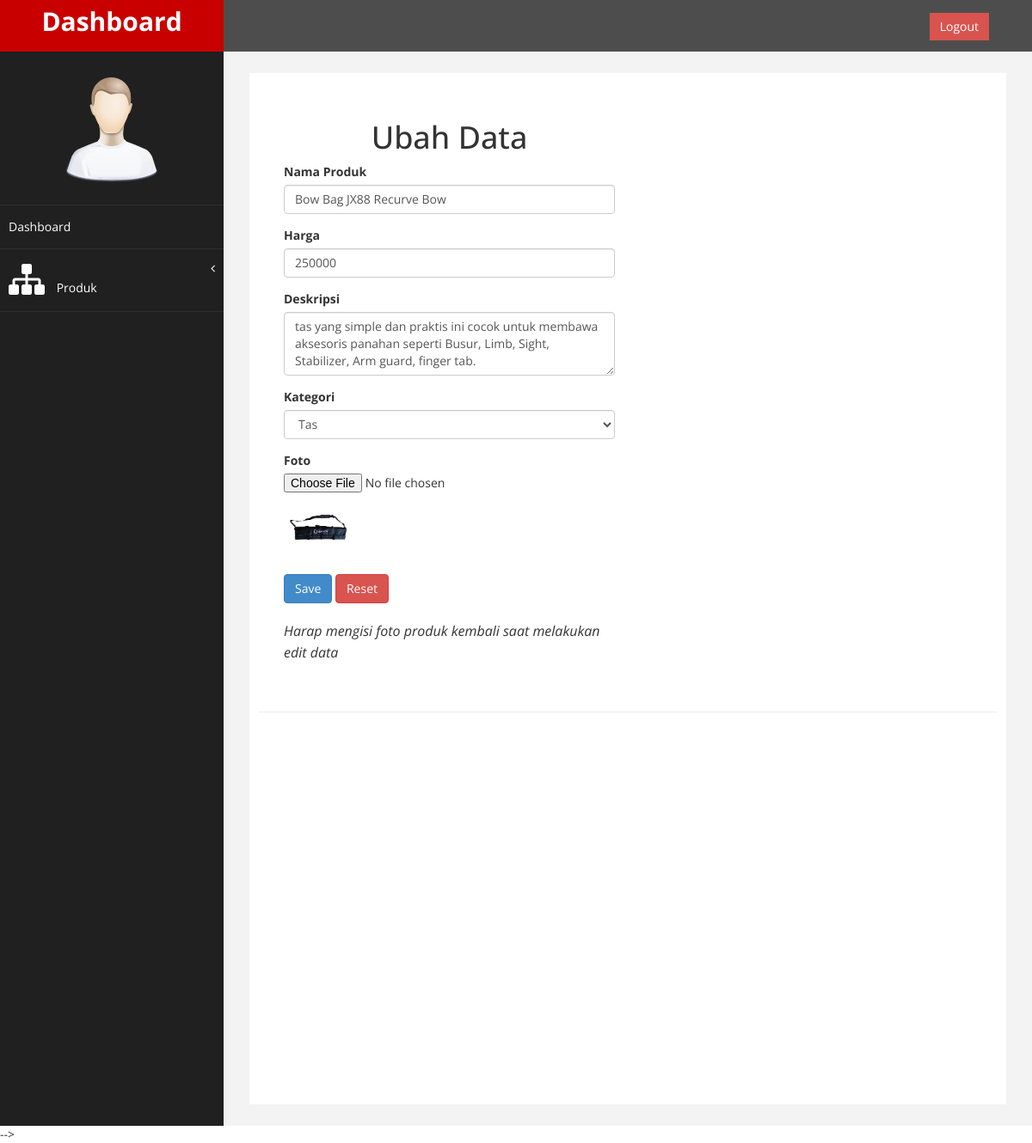
The page /admin.php?page=tas&aksi=ubah&id=23 (signed in) on the database its author committed.
### tables this page shows
CREATE TABLE `produk` (
  `id` int(3) NOT NULL,
  `id_kategori` int(3) NOT NULL,
  `nama_produk` varchar(50) NOT NULL,
  `deskripsi` text NOT NULL,
  `harga` int(11) NOT NULL,
  `foto` varchar(200) NOT NULL
);

CREATE TABLE `kategori` (
  `id_kategori` int(3) NOT NULL,
  `kategori` varchar(25) NOT NULL
);

### ubahtas.php (the view, shortened to what this page needs)
<?php
  $id = @$_GET['id'];
  $query = $koneksi->query("SELECT * FROM produk p join kategori k on p.id_kategori = k.id_kategori WHERE id = '$id'");
  $tampil = $query->fetch_assoc();
?>
<div class="panel-heading">
 		<div class="panel-body">
 			<div class="row">
 				<div class="col-md-6">
 					<h1><center>Ubah Data</h1></center>
 					<form action="" method="post" enctype="multipart/form-data">
 						<div class="form-group">
 							<label>Nama Produk</label>
 							<input class="form-control" name="nama_produk" value="<?php echo $tampil['nama_produk'];?>" />
 						</div>
            <div class="form-group">
              <label>Harga</label>
              <input type="number" class="form-control" name="harga" value="<?php echo $tampil['harga'];?>"/>
            </div>
            <div class="form-group">
              <label>Deskripsi</label>
              <textarea class="form-control" rows="3" name="deskripsi"><?php echo $tampil['deskripsi'];?></textarea>
             </div>
             <div class="form-group">
              <label>Kategori</label>
              <select class="form-control" name="id_kategori"  >
                <option value="4" <?php  if ($tampil['id_kategori']=='4') {
                  echo "selected";
                }?>>Tas</option>
              </select>
            </div>
            <div class="form-group">
              <label>Foto</label>
              <input type="file" name="foto" />
              <img src="images/<?php echo $tampil['foto'];?>" width="80 px">
            </div>
            <div>
              <input type="submit" name="Save" value="Save" class="btn btn-primary">
              <button type="reset" name="reset" class="btn btn-danger">Reset</button>
            </div>
            <p><i>Harap mengisi foto produk kembali saat melakukan edit data</i></p>
          </form>
          </div>
      </div>
    </div>
  </div>

### assets/css/custom.css (style rules this page uses)
body { font-family: 'Open Sans', sans-serif; }
p { font-size:16px; line-height:25px; padding-top:20px; }

### rows shown on the page
produk: nama_produk "Bow Bag JX88 Recurve Bow", harga "250000", deskripsi "tas yang simple dan praktis ini cocok untuk membawa aksesoris panahan seperti Busur, Limb, Sight, Stabilizer, Arm guard, finger tab.", foto (picture)
kategori: id_kategori "Tas"
